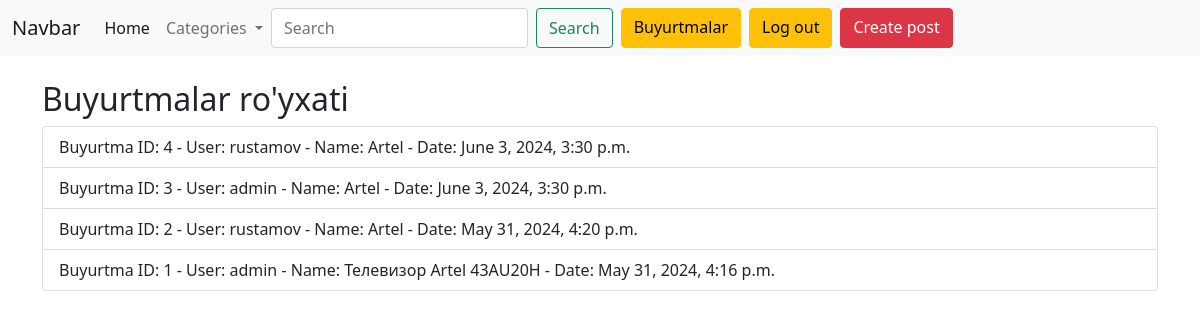
/orders/orders/ (signed in), run on the app's committed database.
### orders/models.py (models this page shows, shortened)
class Order(models.Model):
    user = models.ForeignKey(User, on_delete=models.CASCADE)
    product = models.ForeignKey(Product, on_delete=models.CASCADE)
    quantity = models.PositiveIntegerField()
    address = models.CharField(max_length=250)
    order_date = models.DateTimeField(auto_now_add=True)
    total_price = models.PositiveIntegerField()
    order_status = models.BooleanField(default=False)

### products/models.py (models this page shows, shortened)
class Product(models.Model):
    name = models.CharField(max_length=100)
    description = models.TextField()
    price = models.PositiveIntegerField()
    product_image = models.ImageField(upload_to='static/images/products/')
    category = models.ForeignKey(Category, on_delete=models.CASCADE)
    slug = models.SlugField(max_length=100, unique=True, null=True, blank=True)
    created_at = models.DateTimeField(auto_now_add=True)

### orders/views.py (the view)
# urls.py: path('orders/', OrderListView.as_view(), name='order_list'),
class OrderListView(View):
    def get(self, request):
        if request.user.is_staff:
            orders = Order.objects.all().order_by('-order_date')
        else:
            orders = Order.objects.filter(user=request.user).order_by('-order_date')
        return render(request, 'order_list.html', {'orders': orders})

### templates/order_list.html (shortened to what this page needs)
{% extends 'base.html' %}
{% block content %}
<div class="container mt-4">
    <h2>Buyurtmalar ro'yxati</h2>
    <ul class="list-group">
        {% for order in orders %}
            <li class="list-group-item">
                Buyurtma ID: {{ order.id }} - User: {{ order.user.username }} - Name: {{ order.product.name }} - Date: {{ order.order_date}}
            </li>
        {% endfor %}
    </ul>
</div>
{% endblock %}

### data on the page
Order: id "4", user.username "rustamov", product.name "Artel", order_date "June 3, 2024, 3:30 p.m."
Order: id "3", user.username "admin", product.name "Artel", order_date "June 3, 2024, 3:30 p.m."
Order: id "2", user.username "rustamov", product.name "Artel", order_date "May 31, 2024, 4:20 p.m."
Order: id "1", user.username "admin", product.name "Телевизор Artel 43AU20H", order_date "May 31, 2024, 4:16 p.m."
